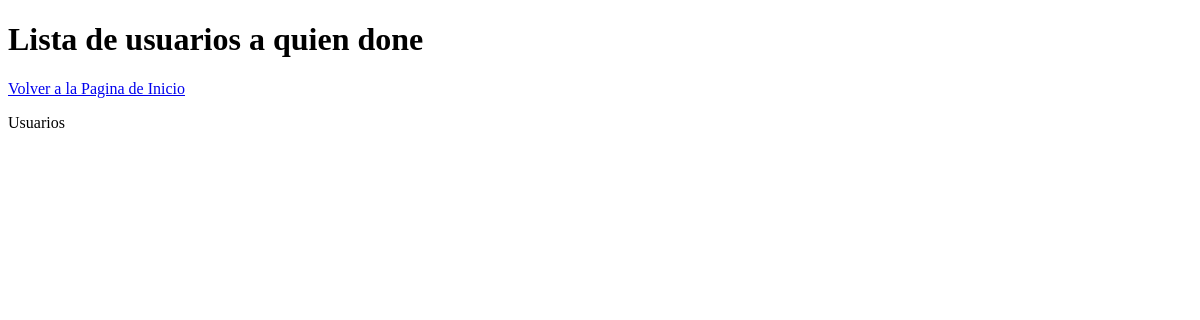
/AquienDone (signed in), run on an earlier commit of the app's database.
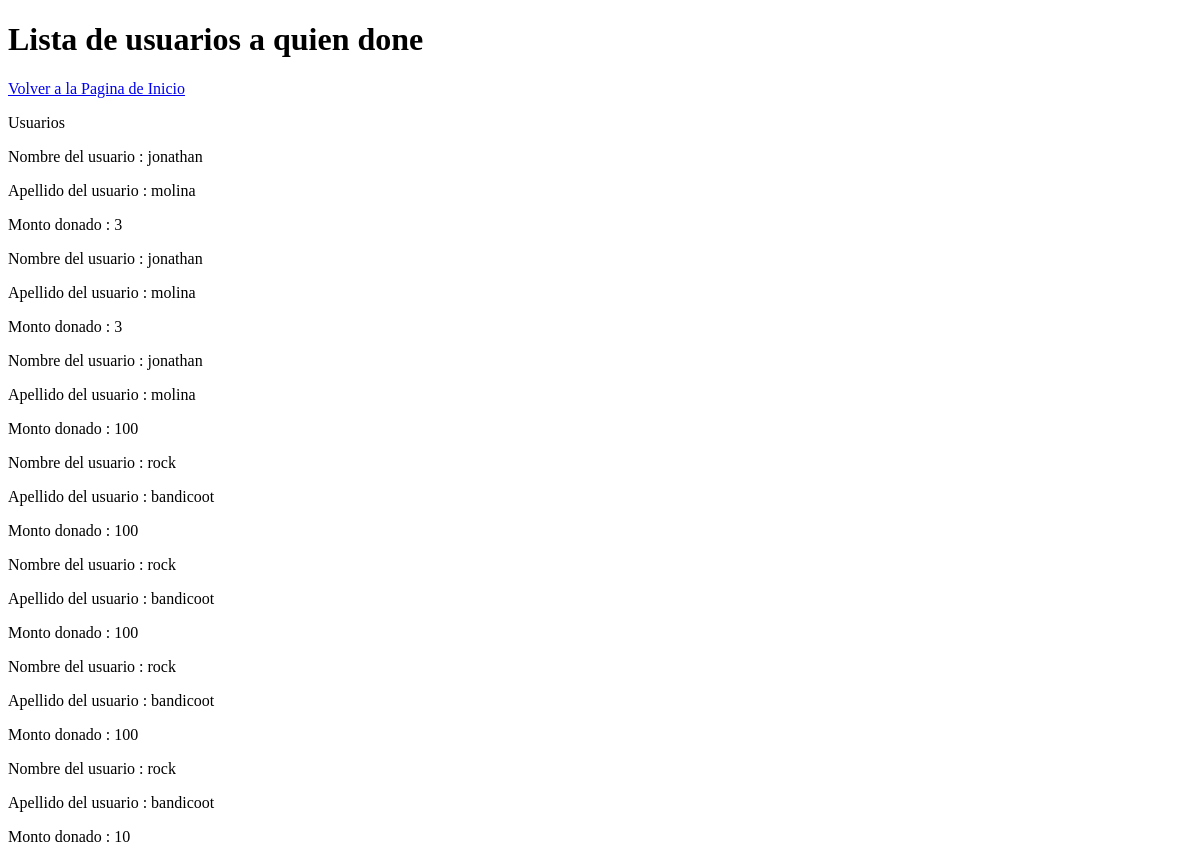
And on a later commit of the database.
### homePage/models.py (models this page shows, shortened)
class Donacion(models.Model):
		usuarioDonante=models.ForeignKey (infousuario,on_delete=models.SET_NULL, null=True,related_name='usuarioDonante')
		usuarioBen=models.ForeignKey (infousuario,on_delete=models.SET_NULL, null=True,related_name='usuarioBen')
		cantidad =models.IntegerField(default=0)

class infousuario(models.Model):
	balance= models.IntegerField(default=0)
	user= models.OneToOneField (User,on_delete=models.CASCADE)
	aficiones= models.ManyToManyField(Aficion, blank=True)
	es_CreadorDeContenido= models.BooleanField(default=False)
	profile_img=models.ImageField(upload_to='images/profile/',default='images/profile/perfilb.jpg',null=False,blank=False)
	es_Nada= models.BooleanField(default=False)

### homePage/views.py (the view)
# urls.py: url(r'^AquienDone$', views.AquienDone_view, name='ver a quien done'),
@login_required(login_url='/')
def AquienDone_view(request):
	usuario= infousuario.objects.get(user = request.user)
	usuariosQDone=[]
	donadorex=Donacion.objects.filter(usuarioDonante=infousuario.objects.get(user = request.user))
	for item in donadorex:
		if( item.usuarioBen is not None and item.cantidad is not None ):#Si es un libro
			usuariosQDone.append(item)
	return render(request,'AquienDone.html',{'usuariosQDone':usuariosQDone})

### homePage/templates/AquienDone.html (shortened to what this page needs)
<!DOCTYPE html>
<html>
<head>
</head>
<body>
<h1>Lista de usuarios a quien done</h1>
<a href="/HomePage">Volver a la Pagina de Inicio</a>
<p>Usuarios </p>
{% for  Usuarios in usuariosQDone %}
<p>Nombre del usuario : {{Usuarios.usuarioBen.user.first_name}}</p>
<p>Apellido del usuario : {{Usuarios.usuarioBen.user.last_name}}</p>
<p>Monto donado : {{Usuarios.cantidad}}</p>
{%endfor%}
</body>
</html>

What changed in the data, as far as the page shows it:
added Donacion: usuarioBen.user.first_name "jonathan", usuarioBen.user.last_name "molina", cantidad "3"
added Donacion: usuarioBen.user.first_name "jonathan", usuarioBen.user.last_name "molina", cantidad "3"
added Donacion: usuarioBen.user.first_name "jonathan", usuarioBen.user.last_name "molina", cantidad "100"
added Donacion: usuarioBen.user.first_name "rock", usuarioBen.user.last_name "bandicoot", cantidad "100"
added Donacion: usuarioBen.user.first_name "rock", usuarioBen.user.last_name "bandicoot", cantidad "100"
added Donacion: usuarioBen.user.first_name "rock", usuarioBen.user.last_name "bandicoot", cantidad "100"
added Donacion: usuarioBen.user.first_name "rock", usuarioBen.user.last_name "bandicoot", cantidad "10"
